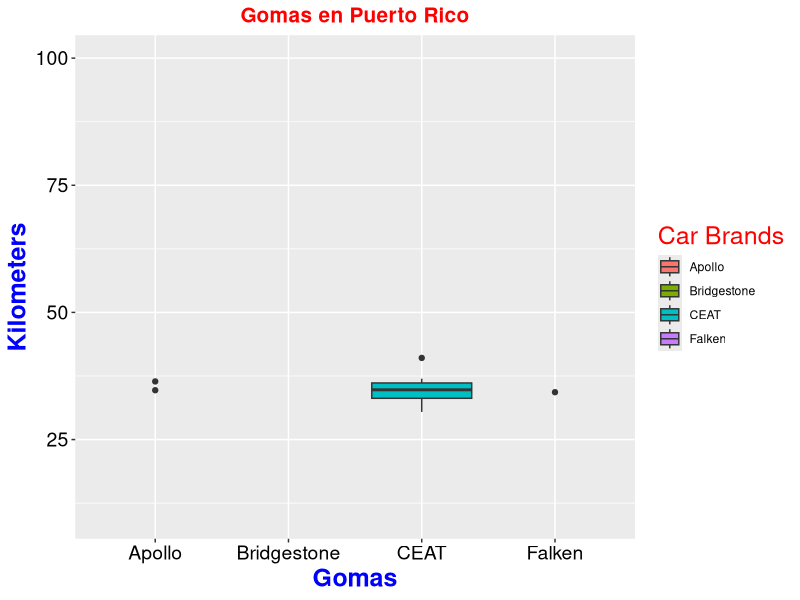
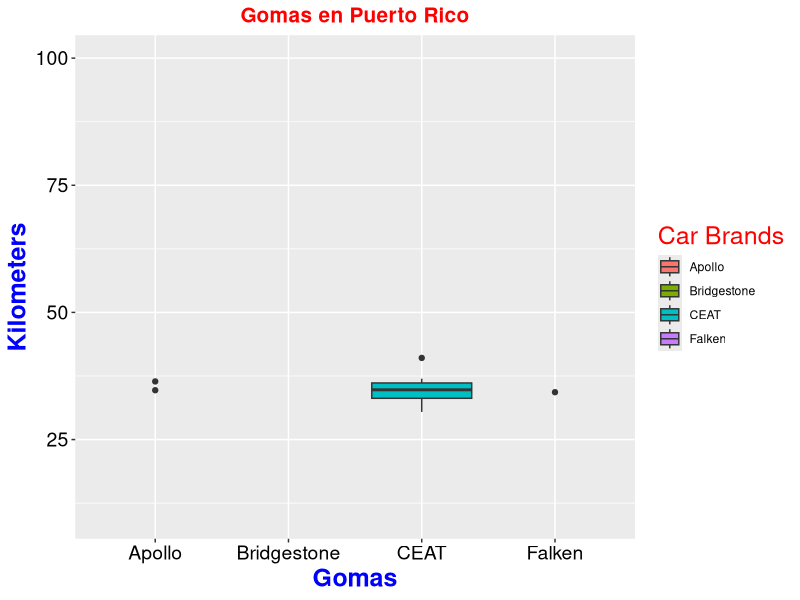

The R source for these figures, in order:

library(ggplot2)
library(car)
install.packages("janitor")
# Cargar datos
tyre <- read.csv("data/tyre.csv")
head(tyre)

# Boxplot
p <- ggplot(tyre, aes(x = Brands, y = Mileage)) +
  geom_boxplot(aes(fill = Brands)) +
  
  # Labels
  labs(title = "Gomas en Puerto Rico", 
       x = "Gomas", 
       y = "Kilometers",
       fill = "Car Brands") +
  
  # Temas
  theme(plot.title = element_text(size = 15, face = "bold", hjust = 0.5, color = "red"),
        axis.title.y = element_text(size = 18, face = "bold", color = "blue"),
        axis.text.y = element_text(size = 14, color = "black"),
        axis.title.x = element_text(size = 18, face = "bold", color = "blue"),
        axis.text.x = element_text(size = 14, color = "black"),
        legend.title = element_text(size = 18, color = "red")) +
  
  coord_cartesian(ylim = c(10, 100))   # Mejor que ylim()

# ANOVA -------------------------------------------------------
mod <- aov(Mileage ~ Brands, data = tyre)
summary(mod)

# Prueba de normalidad
resid_anova <- resid(mod)
shapiro.test(resid_anova)

# Homogeneidad de varianzas
leveneTest(Mileage ~ Brands, data = tyre)

# Prueba post-hoc
TukeyHSD(mod)

# Guardar gráfico --------------------------------------------------------
p
ggsave(filename = "plot.png",
       plot = p,
       width = 8,
       height = 6,
       dpi = 300)
